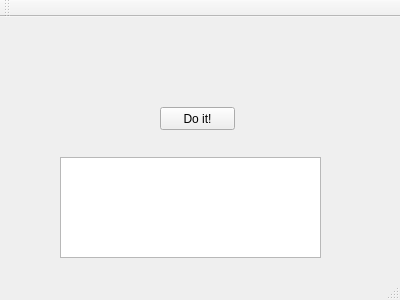
<?xml version="1.0" encoding="UTF-8"?>
<ui version="4.0">
 <class>MainWindow</class>
 <widget class="QMainWindow" name="MainWindow">
  <property name="geometry">
   <rect>
    <x>0</x>
    <y>0</y>
    <width>400</width>
    <height>300</height>
   </rect>
  </property>
  <property name="windowTitle">
   <string>MainWindow</string>
  </property>
  <widget class="QWidget" name="centralWidget">
   <widget class="QPushButton" name="pushButton">
    <property name="geometry">
     <rect>
      <x>160</x>
      <y>90</y>
      <width>75</width>
      <height>23</height>
     </rect>
    </property>
    <property name="text">
     <string>Do it!</string>
    </property>
   </widget>
   <widget class="QPlainTextEdit" name="plainTextEdit">
    <property name="geometry">
     <rect>
      <x>60</x>
      <y>140</y>
      <width>261</width>
      <height>101</height>
     </rect>
    </property>
   </widget>
  </widget>
  <widget class="QMenuBar" name="menuBar">
   <property name="geometry">
    <rect>
     <x>0</x>
     <y>0</y>
     <width>400</width>
     <height>21</height>
    </rect>
   </property>
  </widget>
  <widget class="QToolBar" name="mainToolBar">
   <attribute name="toolBarArea">
    <enum>TopToolBarArea</enum>
   </attribute>
   <attribute name="toolBarBreak">
    <bool>false</bool>
   </attribute>
  </widget>
  <widget class="QStatusBar" name="statusBar"/>
 </widget>
 <layoutdefault spacing="6" margin="11"/>
 <resources/>
 <connections/>
</ui>
